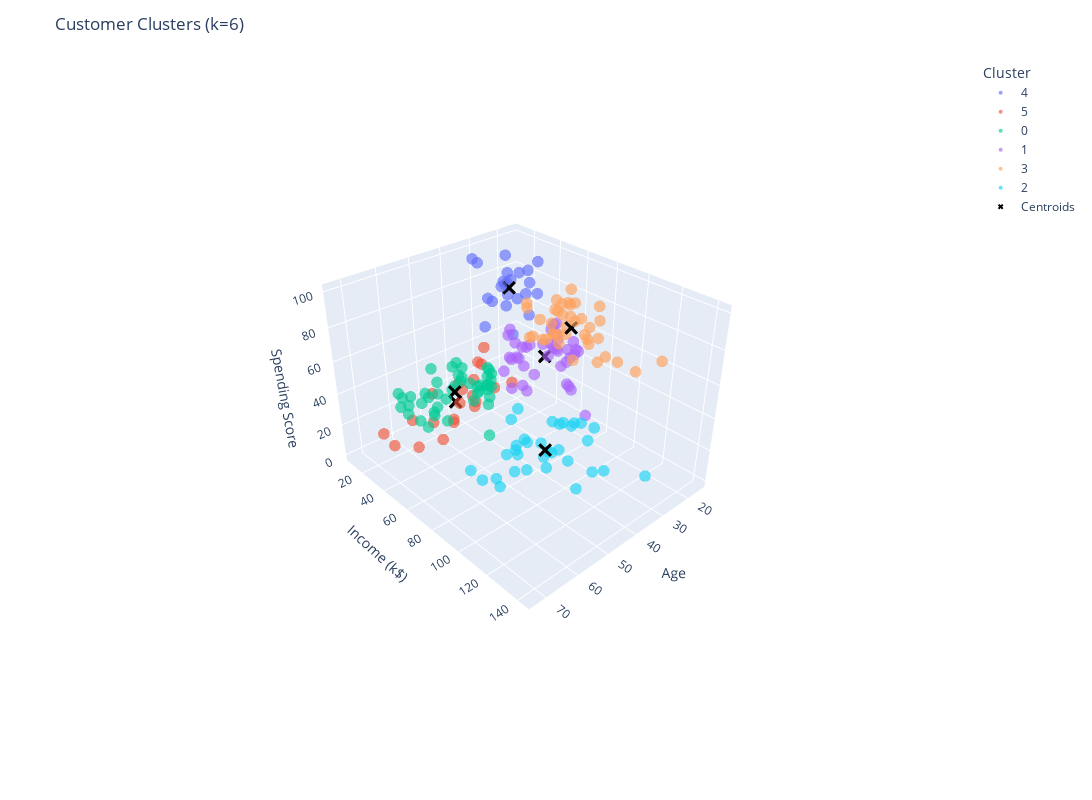

Notebook code cell kept with this figure:
### Markdown cell above
If you want to rotate the plot in 3D live, we did it with plotly. You might need to pip install plotly and also pip install --upgrade nbformat

### Code cell
df_plot = df.copy()
df_plot["Cluster"] = cluster_labels.astype(str)

fig = px.scatter_3d(
    df_plot,
    x="Age",
    y="Income",
    z="Score",
    color="Cluster",
    opacity=0.65
)

# Making the data points smaller
fig.update_traces(marker=dict(size=4))

# Plotting the centroids and making them larger
fig.add_scatter3d(
    x=centroids_original[:, 0],
    y=centroids_original[:, 1],
    z=centroids_original[:, 2],
    mode="markers",
    marker=dict(size=5, color="black", symbol="x"),
    name="Centroids"
)

# Calculating the axis midpoints for centering
x_center = (df_plot["Age"].min() + df_plot["Age"].max()) / 2
y_center = (df_plot["Income"].min() + df_plot["Income"].max()) / 2
z_center = (df_plot["Score"].min() + df_plot["Score"].max()) / 2

fig.update_layout(
    title=f"Customer Clusters (k={best_k})",
    width=1100,
    height=800,
    scene=dict(
        xaxis=dict(
            title="Age",
            range=[df_plot["Age"].min() - 5, df_plot["Age"].max() + 5]
        ),
        yaxis=dict(
            title="Income (k$)",
            range=[df_plot["Income"].min() - 10, df_plot["Income"].max() + 10]
        ),
        zaxis=dict(
            title="Spending Score",
            range=[df_plot["Score"].min() - 5, df_plot["Score"].max() + 5]
        ),
        aspectmode="manual",
        aspectratio=dict(x=1.2, y=1.4, z=1.0),
        camera=dict(
            center=dict(x=0, y=0, z=0),
            eye=dict(x=2.2, y=2.4, z=2.0)
        )
    )
)

fig.show()

### Figure 1 — Plotly figure (JSON) as saved in the notebook; plotly's stock layout.template omitted (floating-point values rounded to 4 significant figures)
{"data": [{"hovertemplate": "Cluster=4<br>Age=%{x}<br>Income=%{y}<br>Score=%{z}<extra></extra>", "legendgroup": "4", "marker": {"color": "#636efa", "opacity": 0.65, "size": 4, "symbol": "circle"}, "mode": "markers", "name": "4", "scene": "scene", "showlegend": true, "type": "scatter3d", "x": [19, 21, 23, 22, 23, 30, 35, 24, 22, 20, 35, 25, 31, 29, 35, 23, 21, 18, 21, 30, 20, 24, 24], "y": [15, 15, 16, 17, 18, 19, 19, 20, 20, 21, 23, 24, 25, 28, 28, 29, 30, 33, 33, 34, 37, 38, 39], "z": [39, 81, 77, 76, 94, 72, 99, 77, 79, 66, 98, 73, 73, 82, 61, 87, 73, 92, 81, 73, 75, 92, 65]}, {"hovertemplate": "Cluster=5<br>Age=%{x}<br>Income=%{y}<br>Score=%{z}<extra></extra>", "legendgroup": "5", "marker": {"color": "#EF553B", "opacity": 0.65, "size": 4, "symbol": "circle"}, "mode": "markers", "name": "5", "scene": "scene", "showlegend": true, "type": "scatter3d", "x": [20, 31, 35, 64, 67, 58, 37, 35, 52, 35, 46, 54, 45, 40, 60, 53, 49, 42, 36, 48, 49], "y": [16, 17, 18, 19, 19, 20, 20, 21, 23, 24, 25, 28, 28, 29, 30, 33, 33, 34, 37, 39, 39], "z": [6, 40, 6, 3, 14, 15, 13, 35, 29, 35, 5, 14, 32, 31, 4, 4, 14, 17, 26, 36, 28]}, {"hovertemplate": "Cluster=0<br>Age=%{x}<br>Income=%{y}<br>Score=%{z}<extra></extra>", "legendgroup": "0", "marker": {"color": "#00cc96", "opacity": 0.65, "size": 4, "symbol": "circle"}, "mode": "markers", "name": "0", "scene": "scene", "showlegend": true, "type": "scatter3d", "x": [65, 50, 49, 59, 50, 47, 51, 69, 53, 70, 67, 54, 63, 43, 68, 70, 47, 60, 60, 59, 45, 49, 57, 67, 46, 48, 55, 50, 68, 48, 47, 48, 49, 67, 49, 66, 54, 68, 66, 65, 63, 49, 51, 50, 56], "y": [38, 40, 42, 43, 43, 43, 44, 44, 46, 46, 47, 47, 48, 48, 48, 49, 49, 50, 50, 54, 54, 54, 54, 54, 54, 54, 57, 58, 59, 60, 60, 61, 62, 62, 62, 63, 63, 63, 63, 63, 65, 65, 67, 67, 79], "z": [35, 55, 52, 60, 45, 41, 50, 46, 46, 56, 52, 59, 51, 50, 48, 55, 42, 49, 56, 47, 53, 42, 51, 41, 44, 46, 58, 46, 55, 49, 47, 42, 48, 59, 56, 50, 46, 43, 48, 52, 43, 59, 43, 57, 35]}, {"hovertemplate": "Cluster=1<br>Age=%{x}<br>Income=%{y}<br>Score=%{z}<extra></extra>", "legendgroup": "1", "marker": {"color": "#ab63fa", "opacity": 0.65, "size": 4, "symbol": "circle"}, "mode": "markers", "name": "1", "scene": "scene", "showlegend": true, "type": "scatter3d", "x": [31, 27, 29, 31, 33, 31, 27, 19, 18, 19, 32, 26, 40, 23, 38, 21, 22, 34, 18, 40, 32, 24, 27, 20, 23, 26, 21, 19, 38, 19, 18, 19, 27, 38, 40, 23, 25, 19, 28], "y": [39, 40, 40, 40, 42, 43, 46, 46, 48, 48, 48, 54, 54, 54, 54, 54, 57, 58, 59, 60, 60, 60, 60, 61, 62, 62, 62, 63, 64, 64, 65, 65, 67, 67, 69, 70, 72, 74, 76], "z": [61, 47, 42, 42, 60, 54, 51, 55, 59, 59, 47, 54, 48, 52, 55, 57, 55, 60, 41, 40, 42, 52, 50, 49, 41, 55, 42, 54, 42, 46, 48, 50, 56, 40, 58, 29, 34, 10, 40]}, {"hovertemplate": "Cluster=3<br>Age=%{x}<br>Income=%{y}<br>Score=%{z}<extra></extra>", "legendgroup": "3", "marker": {"color": "#FFA15A", "opacity": 0.65, "size": 4, "symbol": "circle"}, "mode": "markers", "name": "3", "scene": "scene", "showlegend": true, "type": "scatter3d", "x": [39, 31, 40, 38, 39, 31, 29, 32, 35, 32, 32, 28, 32, 34, 39, 38, 27, 30, 30, 29, 31, 36, 33, 32, 28, 36, 30, 27, 35, 32, 29, 30, 28, 36, 32, 38, 35, 32, 30], "y": [69, 70, 71, 71, 71, 72, 73, 73, 74, 75, 76, 77, 77, 78, 78, 78, 78, 78, 78, 79, 81, 85, 86, 87, 87, 87, 88, 88, 93, 97, 98, 99, 101, 103, 103, 113, 120, 126, 137], "z": [91, 77, 95, 75, 75, 71, 88, 73, 72, 93, 87, 97, 74, 90, 88, 76, 89, 78, 73, 83, 93, 75, 95, 63, 75, 92, 86, 69, 90, 86, 88, 97, 68, 85, 69, 91, 79, 74, 83]}, {"hovertemplate": "Cluster=2<br>Age=%{x}<br>Income=%{y}<br>Score=%{z}<extra></extra>", "legendgroup": "2", "marker": {"color": "#19d3f3", "opacity": 0.65, "size": 4, "symbol": "circle"}, "mode": "markers", "name": "2", "scene": "scene", "showlegend": true, "type": "scatter3d", "x": [43, 59, 47, 20, 44, 57, 25, 48, 34, 43, 44, 47, 37, 34, 19, 50, 42, 36, 40, 36, 52, 58, 59, 37, 46, 41, 54, 41, 34, 33, 47, 45, 32], "y": [71, 71, 71, 73, 73, 75, 77, 77, 78, 78, 78, 78, 78, 78, 81, 85, 86, 87, 87, 87, 88, 88, 93, 97, 98, 99, 101, 103, 103, 113, 120, 126, 137], "z": [35, 11, 9, 5, 7, 5, 12, 36, 22, 17, 20, 16, 1, 1, 5, 26, 20, 27, 13, 10, 13, 15, 14, 32, 15, 39, 24, 17, 23, 8, 16, 28, 18]}, {"marker": {"color": "black", "size": 5, "symbol": "x"}, "mode": "markers", "name": "Centroids", "type": "scatter3d", "x": [56.33, 26.79, 41.94, 32.69, 25, 45.52], "y": [54.27, 57.1, 88.94, 86.54, 25.26, 26.29], "z": [49.07, 48.13, 16.97, 82.13, 77.61, 19.38]}], "layout": {"height": 800, "legend": {"title": {"text": "Cluster"}, "tracegroupgap": 0}, "margin": {"t": 60}, "scene": {"aspectmode": "manual", "aspectratio": {"x": 1.2, "y": 1.4, "z": 1}, "camera": {"center": {"x": 0, "y": 0, "z": 0}, "eye": {"x": 2.2, "y": 2.4, "z": 2}}, "domain": {"x": [0, 1], "y": [0, 1]}, "xaxis": {"range": [13, 75], "title": {"text": "Age"}}, "yaxis": {"range": [5, 147], "title": {"text": "Income (k$)"}}, "zaxis": {"range": [-4, 104], "title": {"text": "Spending Score"}}}, "title": {"text": "Customer Clusters (k=6)"}, "width": 1100}}
